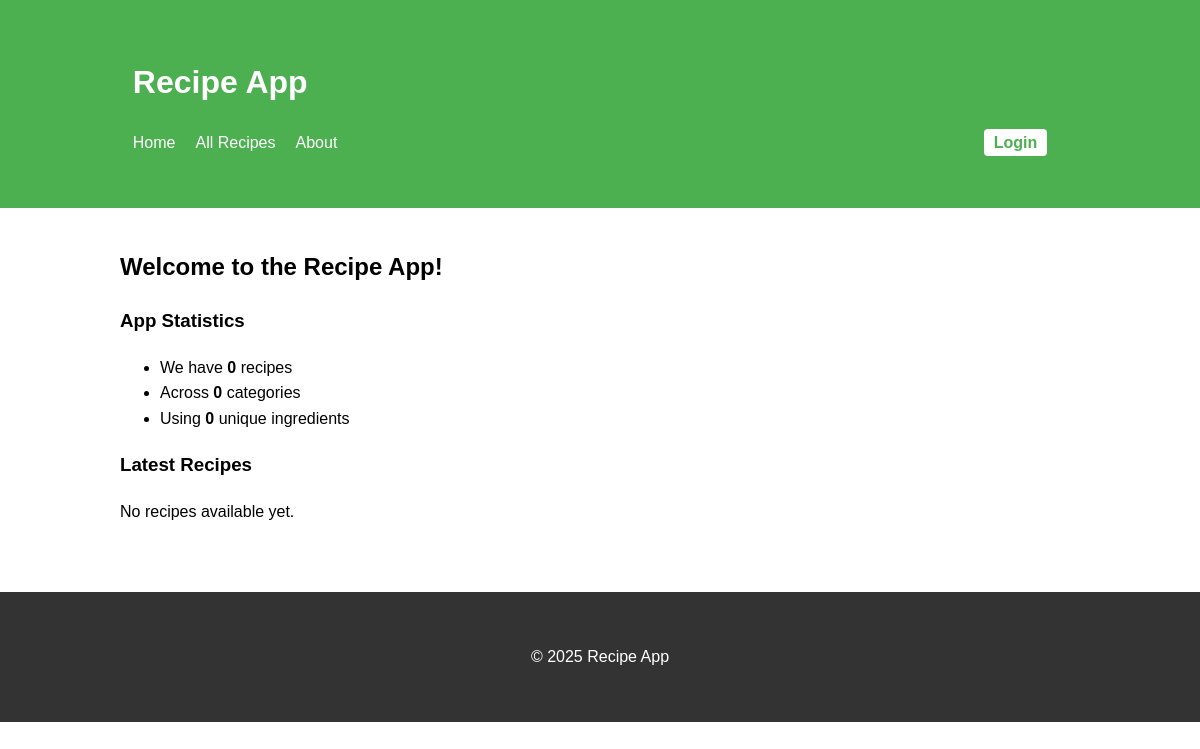
/, run on an earlier commit of the app's database.
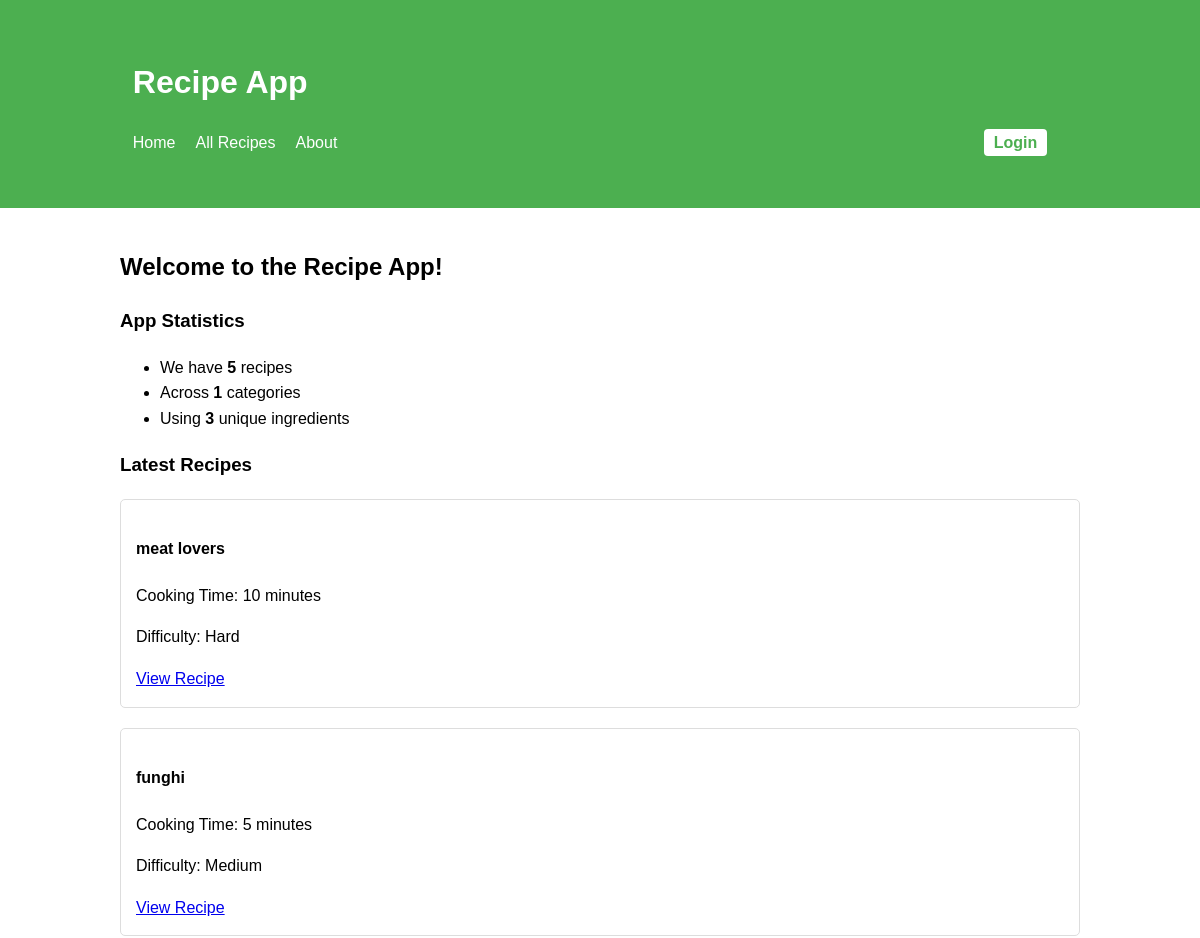
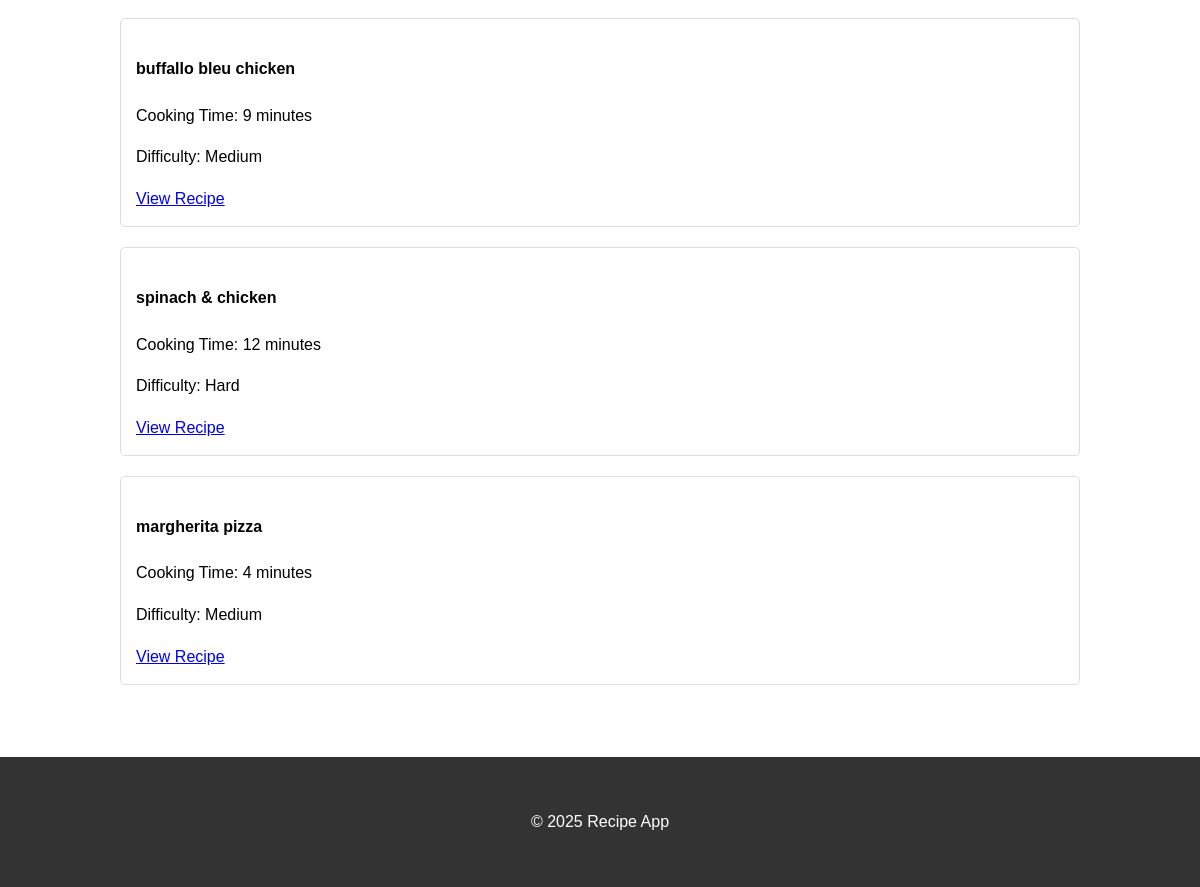
And on a later commit of the database (2 pictures, top to bottom).
### recipes/models.py (models this page shows, shortened)
class Recipe(models.Model):
    name = models.CharField(max_length=100)
    cooking_time = models.IntegerField()
    ingredients = models.TextField()  # basic compatibility
    category = models.ForeignKey('categories.Category',
                               on_delete=models.SET_NULL,
                               null=True, blank=True,
                               related_name='recipes')
    ingredient_list = models.ManyToManyField('ingredients.Ingredient',
                                           blank=True,
                                           related_name='used_in')
    def get_ingredients_list(self):
        return self.ingredients.split(',') if self.ingredients else [] #we use this to get the list of ingredients via split because the ingredients are stored as a string in the database
    def calculate_difficulty(self):
        cooking_time = self.cooking_time
        num_ingredients = len(self.get_ingredients_list())
        TIME_THRESHOLD = 10
        INGREDIENT_THRESHOLD = 3
        if cooking_time < TIME_THRESHOLD:
            if num_ingredients < INGREDIENT_THRESHOLD:
                return "Easy"
            else:
                return "Medium"
        else:
            if num_ingredients >= INGREDIENT_THRESHOLD:
                return "Hard"
            else:
                return "Intermediate"

### recipes/views.py (the view)
# urls.py: 2. Add a URL to urlpatterns:  path('', views.home, name='home')
def home(request):
    num_recipes = Recipe.objects.count()
    num_categories = Category.objects.count()
    num_ingredients = Ingredient.objects.count()
    latest_recipes = Recipe.objects.all().order_by('-id')[:5]
    context = { #declaring keys and values in the dictionary
        'number_of_recipes': num_recipes,
        'number_of_categories': num_categories,
        'number_of_ingredients': num_ingredients,
        'latest_recipes': latest_recipes,
    }
    return render(request, 'recipes/home.html', context) #rendering the template with the context dictionary

### recipes/templates/recipes/home.html (shortened to what this page needs)
<!DOCTYPE html>
{% extends 'recipes/base.html' %}
{% block content %}
    <h2>Welcome to the Recipe App!</h2>
    <div class="stats">
        <h3>App Statistics</h3>
        <ul>
            <li>We have <strong>{{ number_of_recipes }}</strong> recipes</li>
            <li>Across <strong>{{ number_of_categories }}</strong> categories</li>
            <li>Using <strong>{{ number_of_ingredients }}</strong> unique ingredients</li>
        </ul>
    </div>
    <div class="latest-recipes">
        <h3>Latest Recipes</h3>
        {% if latest_recipes %}
            {% for recipe in latest_recipes %}
                <div class="recipe-card">
                    <h4>{{ recipe.name }}</h4>
                    <p>Cooking Time: {{ recipe.cooking_time }} minutes</p>
                    <p>Difficulty: {{ recipe.calculate_difficulty }}</p>
                    <a href="{% url 'recipe-detail' recipe.id %}">View Recipe</a>
                </div>
            {% endfor %}
        {% else %}
            <p>No recipes available yet.</p>
        {% endif %}
    </div>
{% endblock %}

### recipes/templates/recipes/base.html (shortened to what this page needs)
<!DOCTYPE html>
<html lang="en">
<head>
</head>
<body>
    <header>
        <div class="container">
            <h1>Recipe App</h1>
            <nav>
                <ul>
                    <li><a href="{% url 'home' %}">Home</a></li>
                    <li><a href="{% url 'recipe-list' %}">All Recipes</a></li>
                    <li><a href="{% url 'about' %}">About</a></li>
                     <div class="auth-links">
                        {% if user.is_authenticated %}
                            <span>Welcome, {{ user.username }}</span>
                            <li><a href="{% url 'logout' %}" class="logout-button">Logout</a></li>
                        {% else %}
                            <li><a href="{% url 'login' %}" class="login-button">Login</a></li>
                        {% endif %}
                    </div>
                </ul>
            </nav>
        </div>
    </header>
    <main class="container">
        {% block content %}
        {% endblock %}
    </main>
    <footer>
        <div class="container">
            <p>&copy; 2025 Recipe App</p>
        </div>
    </footer>
</body>
</html>

### recipes/templates/recipes/base.html (style rules this page uses)
body { font-family: Arial, sans-serif; line-height: 1.6; margin: 0; padding: 0; background-color: linear-gradient(to right, #6994be, #cccccc); }
.container { width: 80%; margin: 0 auto; padding: 20px; }
header { background-color: #4CAF50; color: white; padding: 1rem; }
nav ul { display: flex; list-style: none; padding: 0; }
nav ul li { margin-right: 20px; }
nav a { color: white; text-decoration: none; }
.recipe-card { border: 1px solid #ddd; border-radius: 5px; padding: 15px; margin-bottom: 20px; }
footer { background-color: #333; color: white; text-align: center; padding: 1rem; margin-top: 2rem; }
.auth-links { margin-left: auto; display: flex; align-items: center; }
.login-button { background-color: white; color: #4CAF50; padding: 5px 10px; border-radius: 4px; text-decoration: none; font-weight: bold; }

What changed in the data, as far as the page shows it:
added Recipe: name "meat lovers", cooking_time "10", calculate_difficulty "Hard"
added Recipe: name "funghi", cooking_time "5", calculate_difficulty "Medium"
added Recipe: name "buffallo bleu chicken", cooking_time "9", calculate_difficulty "Medium"
added Recipe: name "spinach & chicken", cooking_time "12", calculate_difficulty "Hard"
added Recipe: name "margherita pizza", cooking_time "4", calculate_difficulty "Medium"
Also different on the page:
{{ number_of_recipes }}: "0" → "5"
{{ number_of_categories }}: "0" → "1"
{{ number_of_ingredients }}: "0" → "3"
text no longer shown: "No recipes available yet."
